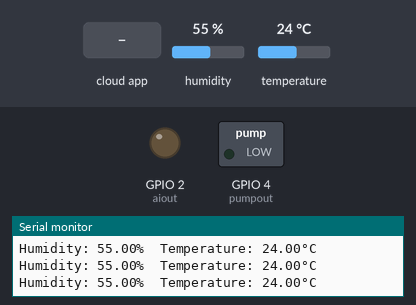
Simulated run of this sketch. Board: ESP32. Parts: switched loads named in the sketch (green lamp = pin HIGH), output pins drawn as LEDs (lit = HIGH), the last lines printed to the serial monitor. Inputs (shaded band) come from the test bench; at power-on: humidity 55 %, temperature 24 °C. WiFi joins after 1.5 s; servers stay silent unless stated; no MQTT or app messages arrive unless stated.

Above: at 2.7 s.
2.8 s: the phone or cloud app sets nutnhan1 to 1
At 3.3 s:
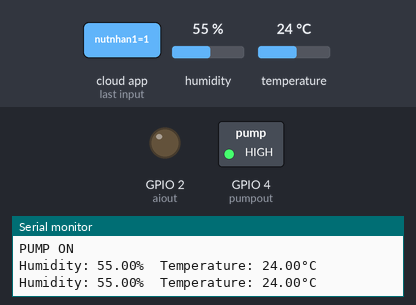
4.3 s: the phone or cloud app sets ai to Bad
At 4.8 s:
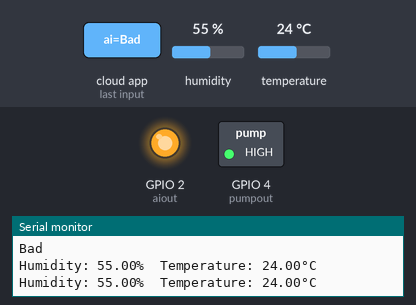
5.8 s: the phone or cloud app sets nutnhan2 to 1
At 11.6 s:
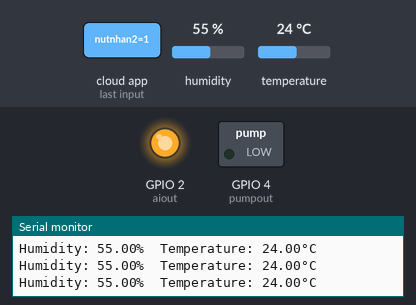
14.8 s: the phone or cloud app sets ai to 1
At 15.1 s:
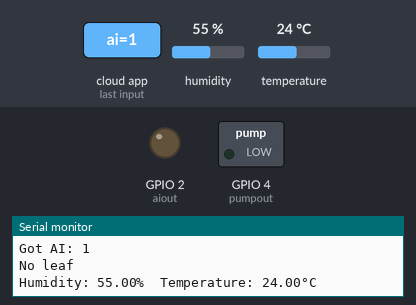
Timing chart, 0 to 17.3 s (numbered marks = the images above; inputs shaded):
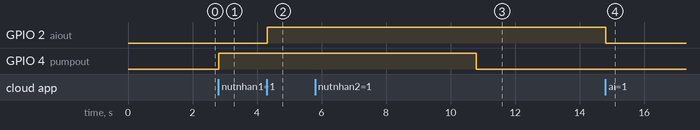

Measured:
- after the input at 2.8 s, GPIO 4 (pumpout): LOW → HIGH at once
- after the input at 4.3 s, GPIO 2 (aiout): LOW → HIGH at once
- after the input at 5.8 s, GPIO 4 (pumpout): HIGH → LOW after 5.0 s
- after the input at 14.8 s, GPIO 2 (aiout): HIGH → LOW at once

The sketch:

project.ino
```cpp
#include <WiFi.h>
#include "Adafruit_MQTT.h"
#include "Adafruit_MQTT_Client.h"
#include "DHT.h"

/************************* DHT Sensor Setup *********************************/

#define DHTPIN   D2     // Digital pin connected to the DHT sensor
#define DHTTYPE  DHT11  // Type of DHT Sensor, DHT11 or DHT22
DHT dht(DHTPIN, DHTTYPE);

#define pumpout   D3     // Connect LED on pin D3
#define aiout   D1     // Connect LED on pin D1

/************************* WiFi Access Point *********************************/

#define WLAN_SSID       "free"
#define WLAN_PASS       "ktxa18free"

/************************* Adafruit.io Setup *********************************/
#define AIO_SERVER      "io.adafruit.com"
#define AIO_SERVERPORT  1883
#define AIO_USERNAME    "minhpham51"
#define AIO_KEY         ""

/************ Global State  ******************/
WiFiClient client;

Adafruit_MQTT_Client mqtt(&client, AIO_SERVER, AIO_SERVERPORT, AIO_USERNAME, AIO_KEY);

/****************************** Feeds ***************************************/

// Setup feeds called 'temp' & 'hum' for publishing.

Adafruit_MQTT_Publish temp = Adafruit_MQTT_Publish(&mqtt, AIO_USERNAME "/feeds/cambien1");
Adafruit_MQTT_Publish hum = Adafruit_MQTT_Publish(&mqtt, AIO_USERNAME "/feeds/cambien3");

// controlling pump, automode, ai
Adafruit_MQTT_Subscribe pumpin = Adafruit_MQTT_Subscribe(&mqtt, AIO_USERNAME "/feeds/nutnhan1");
Adafruit_MQTT_Subscribe automode = Adafruit_MQTT_Subscribe(&mqtt, AIO_USERNAME "/feeds/nutnhan2");
Adafruit_MQTT_Subscribe aiin = Adafruit_MQTT_Subscribe(&mqtt, AIO_USERNAME "/feeds/ai");

void MQTT_connect();

int counter;
float lastHumidity = -1;
float lastTemperature = -1;
void setup() {
  Serial.begin(115200);
  delay(10);
  pinMode(pumpout, OUTPUT);
  pinMode(aiout, OUTPUT);
  Serial.println(F("Adafruit MQTT"));

  Serial.println(); Serial.println();
  Serial.print("Connecting to ");
  Serial.println(WLAN_SSID);

  WiFi.begin(WLAN_SSID, WLAN_PASS);
  while (WiFi.status() != WL_CONNECTED) {
    delay(500);
    Serial.print(".");
  }
  Serial.println();

  Serial.println("WiFi connected");
  Serial.println("IP address: "); Serial.println(WiFi.localIP());

  mqtt.subscribe(&pumpin);
  mqtt.subscribe(&automode);
  mqtt.subscribe(&aiin);
  dht.begin();
}

void loop() {
  float h = dht.readHumidity();
  float t = dht.readTemperature();

  MQTT_connect();

  Adafruit_MQTT_Subscribe *subscription;

  while ((subscription = mqtt.readSubscription(200))) {
    if (subscription == &pumpin) {
      Serial.print(F("Got Pump: "));
      char *pumpstate = (char *)pumpin.lastread;
      Serial.println(pumpstate);
      String message = String(pumpstate);
      message.trim();
      if (message == "1") {
        digitalWrite(pumpout, HIGH);
        Serial.println("PUMP ON");
      }
      if (message == "0") {
        digitalWrite(pumpout, LOW);
        Serial.println("PUMP OFF");
      }
    }
    if (subscription == &aiin) {
      Serial.print(F("Got AI: "));
      char *aistate = (char *)aiin.lastread;
      Serial.println(aistate);
      String message = String(aistate);
      message.trim();
      if (message == "Bad") {
        digitalWrite(aiout, HIGH);
        Serial.println("Bad");
      }
      else if (message == "Good") {
        digitalWrite(aiout, LOW);
        Serial.println("Good");
      }
      else{
        digitalWrite(aiout, LOW);
        Serial.println("No leaf");
      }
    }
    if (subscription == &automode) {
      Serial.print(F("Got auto mode: "));
      char *automodestate = (char *)automode.lastread;
      Serial.println(automodestate);
      String message = String(automodestate);
      message.trim();
      if (message == "1") {
        if(h > 70)
        digitalWrite(pumpout, HIGH);
        delay(5000);
        digitalWrite(pumpout, LOW);
        Serial.println("High temperature");
      }
    }
  }

  Serial.print(F("Humidity: "));
  Serial.print(h);
  Serial.print(F("%  Temperature: "));
  Serial.print(t);
  Serial.println(F("°C "));

  // publish humi and temp
  if(abs(lastHumidity - h) >= 1){
    Serial.print(F("\nSending Humidity val "));
    if (! hum.publish(h)) {
        Serial.println(F("Failed"));
    } else {
        Serial.println(F("OK!"));
    }
    lastHumidity = h;
  }
  if(abs(lastTemperature - t) >= 1){
    Serial.print(F("\nSending Temperature val "));
    if (! temp.publish(t)) {
        Serial.println(F("Failed"));
    } else {
        Serial.println(F("OK!"));
    }
    lastTemperature = t;
  }

}

void MQTT_connect() {
  int8_t ret;

  if (mqtt.connected()) {
    return;
  }

  Serial.print("Connecting to MQTT... ");

  uint8_t retries = 3;
  while ((ret = mqtt.connect()) != 0) { // connect will return 0 for connected
    Serial.println(mqtt.connectErrorString(ret));
    Serial.println("Retrying MQTT connection in 5 seconds...");
    mqtt.disconnect();
    delay(5000);
    retries--;
    if (retries == 0) {
      while (1);
    }
  }
  Serial.println("MQTT Connected!");
}
```
